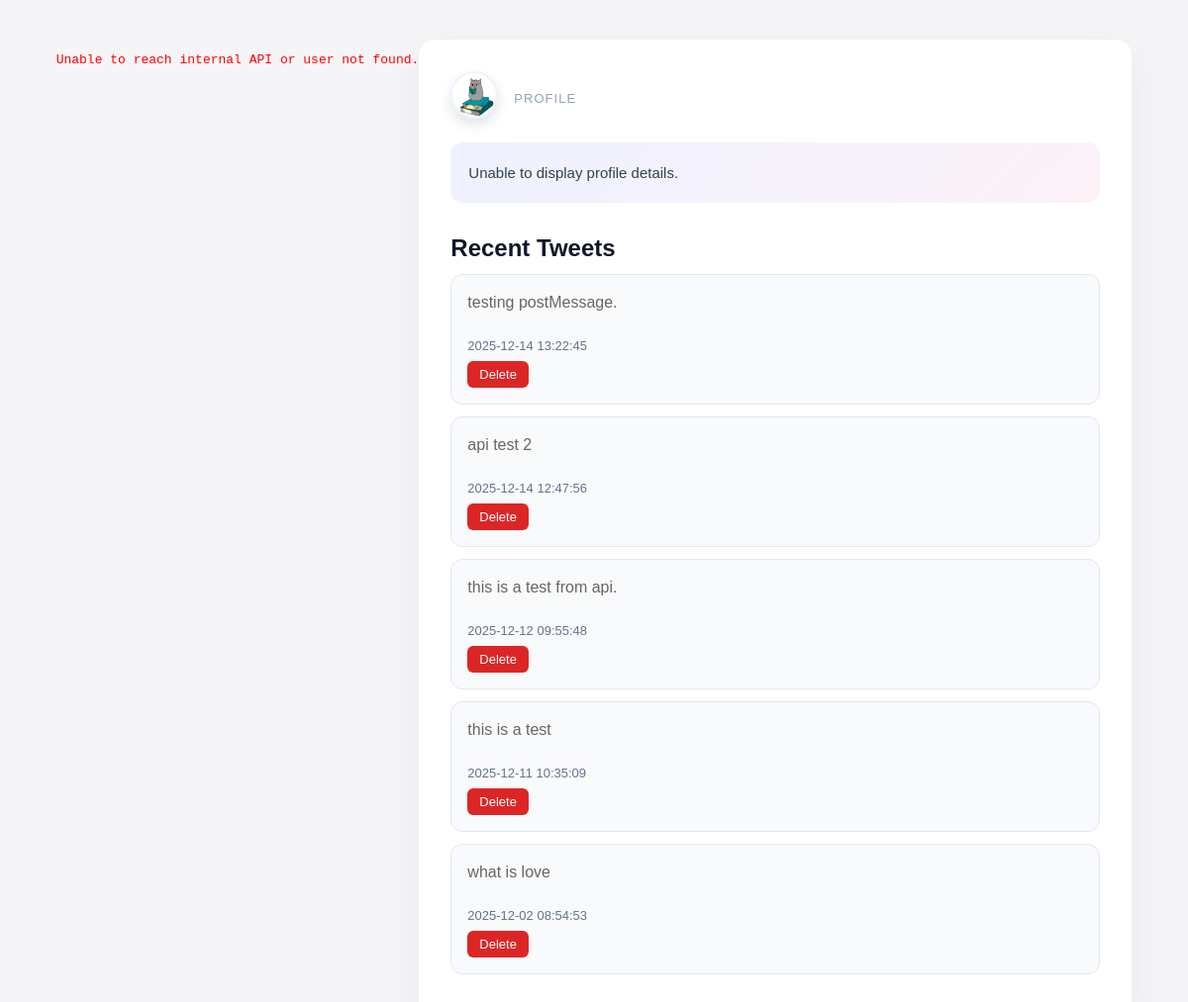
Screenshot of /profile.php?user_id=7 with the database file from the repository.
### tables this page shows
CREATE TABLE `users` (
  `id` int unsigned NOT NULL AUTO_INCREMENT,
  `name` varchar(100) NOT NULL,
  `username` varchar(50) NOT NULL,
  `email` varchar(100) NOT NULL,
  `password` varchar(255) NOT NULL,
  `created_at` datetime DEFAULT CURRENT_TIMESTAMP,
  `updated_at` datetime DEFAULT CURRENT_TIMESTAMP ON UPDATE CURRENT_TIMESTAMP,
  `reset_token` varchar(32) DEFAULT NULL,
  `profile_picture` varchar(255) NOT NULL DEFAULT 'default.png',
  `bio` text,
  PRIMARY KEY (`id`),
  UNIQUE KEY `username` (`username`),
  UNIQUE KEY `email` (`email`),
  UNIQUE KEY `reset_token` (`reset_token`)
);

CREATE TABLE `tweets` (
  `id` bigint unsigned NOT NULL AUTO_INCREMENT,
  `user_id` bigint unsigned NOT NULL,
  `content` varchar(280) NOT NULL,
  `created_at` datetime DEFAULT CURRENT_TIMESTAMP,
  PRIMARY KEY (`id`)
);

### IP.php (called while the page is built)
<?php
$config = json_decode(file_get_contents(__DIR__ . '/config.json'), true);
$Ip = $config['ip'] ?? "192.168.1.103";

### profile.php (the view, shortened to what this page needs)
 <?php
 require_once 'mysql.php';
 $userid = $_GET['user_id'];
 $stmt = $conn->prepare("SELECT * FROM users WHERE id = ?");
 $stmt->bind_param("i", $userid);
 $stmt->execute();
 $user = $stmt->get_result()->fetch_assoc();
 $profile_picture = $user['profile_picture'] ?? 'default.png';
$tweets = [];
if ($conn) {
    $tweetsStmt = $conn->prepare("SELECT id, content, created_at FROM tweets WHERE user_id = ? ORDER BY created_at DESC");
    if ($tweetsStmt) {
        $tweetsStmt->bind_param("i", $userid);
        if ($tweetsStmt->execute()) {
            $tweetsResult = $tweetsStmt->get_result();
            $tweets = $tweetsResult ? $tweetsResult->fetch_all(MYSQLI_ASSOC) : [];
        }
    }
}
 $apiUrl = "http://" . $Ip . ":5000/api/user/" . urlencode($userid);
 $apiResponse = @file_get_contents($apiUrl);
 if ($apiResponse === FALSE) {
     echo "<pre style='color:red;'>Unable to reach internal API or user not found.</pre>";
 }
 ?>
 <html>
    <head>
   <link rel="stylesheet" href="/statics/style.css">
</head>
<body class="profile-body">
    <div class="profile-card">
        <?php
            $sanitizedProfile = basename($profile_picture);
            $candidateRelativePath = 'uploads/' . $sanitizedProfile;
            $candidateAbsolutePath = __DIR__ . '/' . $candidateRelativePath;
            if (!empty($profile_picture) && $profile_picture !== 'default.png' && is_file($candidateAbsolutePath)) {
                $profileImagePath = $candidateRelativePath;
            } else {
                $profileImagePath = 'statics/default-avatar.svg';
            }
        ?>
        <div class="profile-header">
        <div class="profile-picture">
                <img src="<?php echo htmlspecialchars($profileImagePath); ?>" alt="Profile Picture">
            </div>
            <?php if (!empty($apiJson)): ?>
                <div class="profile-main">
                    <p class="profile-name"><?php echo htmlspecialchars($apiJson['name'] ?? 'N/A'); ?></p>
                    <p class="profile-username">@<?php echo htmlspecialchars($apiJson['username'] ?? 'N/A'); ?></p>
                    <p class="profile-heading">Profile Overview</p>
                </div>
            <?php else: ?>
                <div class="profile-main">
                    <p class="profile-heading">Profile</p>
                </div>
            <?php endif; ?>
        </div>
        <?php if (!empty($apiJson)): ?>
            <div class="profile-details">
                <p class="section-title">Bio</p>
                <p class="profile-bio"><?php echo nl2br(htmlspecialchars($apiJson['bio'] ?? 'N/A')); ?></p>
            </div>
        <?php else: ?>
            <div class="profile-details">
                <p class="profile-bio">Unable to display profile details.</p>
            </div>
        <?php endif; ?>
        <div class="profile-tweets">
            <h2>Recent Tweets</h2>
            <?php if (!empty($tweets)): ?>
                <ul>
                    <?php foreach ($tweets as $tweet): ?>
                        <li>
                            <p><?php echo nl2br(htmlspecialchars(urldecode($tweet['content']))); ?></p>
                            <small><?php echo htmlspecialchars($tweet['created_at']); ?></small>
                            <a href="delete.php?post_id=<?php echo htmlspecialchars($tweet['id']); ?>" class="delete-button">Delete</a>
                        </li>
                    <?php endforeach; ?>
                </ul>
            <?php else: ?>
                <p>No tweets found for this user.</p>
            <?php endif; ?>
        </div>
</div>
</body>
</html>

### statics/style.css (style rules this page uses)
* { box-sizing: border-box; }
body { margin: 0; min-height: 100vh; font-family: system-ui, -apple-system, sans-serif; background: #f5f5f5; color: #333; display: flex; align-items: center; justify-content: center; padding: 1rem; }
p { margin: 0 0 1.5rem; color: #666; line-height: 1.5; }
:root { --panel-bg: linear-gradient(135deg, #eef2ff, #fef3c7); --panel-card-bg: #fff; --panel-border: rgba(15, 23, 42, 0.08); --panel-shadow: 0 25px 60px rgba(15, 23, 42, 0.12); --panel-radius: 18px; --panel-text: #0f172a; --panel-muted: #64748b; --panel-accent: #2563eb; --panel-accent-soft: rgba(37, 99, 235, 0.12); --panel-success: #0f9d58; }
body.profile-body { font-family: Arial, sans-serif; background: #f5f5f7; padding: 40px 16px; color: #1c1c1e; display: flex; align-items: flex-start; justify-content: center; }
.profile-card { width: 100%; max-width: 720px; padding: 32px; background: #fff; border-radius: 16px; box-shadow: 0 10px 40px rgba(0, 0, 0, 0.05); }
.profile-header { display: flex; align-items: center; gap: 16px; margin-bottom: 24px; flex-wrap: wrap; }
.profile-picture { flex-shrink: 0; }
.profile-picture img { width: 48px; height: 48px; border-radius: 50%; border: 2px solid #eef2ff; box-shadow: 0 6px 12px rgba(15, 23, 42, 0.12); object-fit: cover; }
.profile-main { display: flex; flex-direction: column; }
.profile-heading { margin: 8px 0 0; font-size: 13px; letter-spacing: 0.08em; text-transform: uppercase; color: #94a3b8; }
.profile-details { padding: 16px 18px; border-radius: 12px; background: linear-gradient(135deg, #eef2ff, #fdf2f8); margin-bottom: 32px; }
.profile-details p { margin: 4px 0; font-size: 15px; }
.profile-bio { color: #334155; line-height: 1.4; }
.profile-tweets h2 { margin-bottom: 12px; color: #0f172a; }
.profile-tweets ul { list-style: none; padding: 0; margin: 0; }
.profile-tweets li { background: #f8fafc; border-radius: 12px; padding: 16px; margin-bottom: 12px; border: 1px solid #e2e8f0; }
.profile-tweets small { display: block; margin-top: 8px; color: #64748b; font-size: 13px; }
.delete-button { display: inline-block; margin-top: 8px; padding: 6px 12px; background: #dc2626; color: #fff; text-decoration: none; border-radius: 6px; font-size: 13px; font-weight: 500; transition: background 0.2s ease, transform 0.1s ease; border: none; cursor: pointer; }

### rows the page displays
users: profile_picture (picture)
tweets: content "testing postMessage.", created_at "2025-12-14 13:22:45"
tweets: content "api test 2", created_at "2025-12-14 12:47:56"
tweets: content "this is a test from api.", created_at "2025-12-12 09:55:48"
tweets: content "this is a test", created_at "2025-12-11 10:35:09"
tweets: content "what is love", created_at "2025-12-02 08:54:53"
